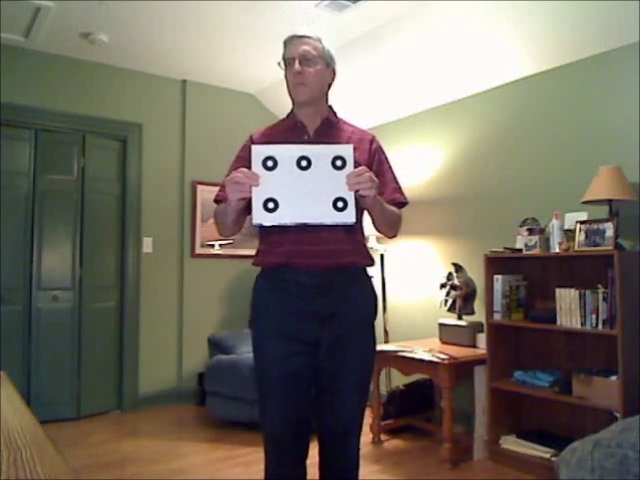
#> input picture frame 36 of fiveCCC.mp4, 640 x 480 px, given in place of fiveCCC.avi, which was not available
$ python HW2_Q4.py   (older library calls are emulated)
#> lines starting #> are read from the running program, lines starting #| are printed output that depends on the picture; after the words box and inside, x2 and y2 are one past the last pixel; in counts of white or black regions, pixels touching at a corner belong together; pictures that were not available may be replaced by others from this repository, and a replacement may not be noted
# S. Terrab - CSCI 507 Computer Vision - Fall 2020
# Homework 2 - Question 4

# The video ``fiveCCC.wmv" or ``fiveCCC.avi" shows a target composed of five concentric contrasting circle (CCC) features.
# Read and display each image of the video, and print the frame number on the displayed image.
# Write a program that finds the five CCCs in each image, and marks each one with a cross hair or rectangle.
# Create an output video of your results and post it on YouTube.


import cv2
import sys
import numpy as np


def main():
    # Reading  images from the video file
    video_capture = cv2.VideoCapture("fiveCCC.avi")     # Open video capture object
    #video_capture = cv2.VideoCapture(index=0)     # Open video capture object
    got_image, frame = video_capture.read()       # Make sure we can read video
#> frame is the input picture: shape (480, 640, 3); mean B, G, R 100, 111.6, 118.5
    if not got_image:
        print("Cannot read video source")
        sys.exit()

    fourcc = cv2.VideoWriter_fourcc('M', 'J', 'P', 'G')
    videoWriter = cv2.VideoWriter("HW2_Q4_video.avi", fourcc=fourcc, fps=30.0,
                                  frameSize=(np.shape(frame)[1], np.shape(frame)[0]))

    # Read/label images and mark CCCs until end of video is reached.
    frame_number = 0
    while True:
        got_image, frame = video_capture.read()
        if not got_image:
            break       # End of video; exit the while loop

        # Converting image to grayscale and then binary using threshold as defined in lecture
        gray_img = cv2.cvtColor(frame, cv2.COLOR_BGR2GRAY)
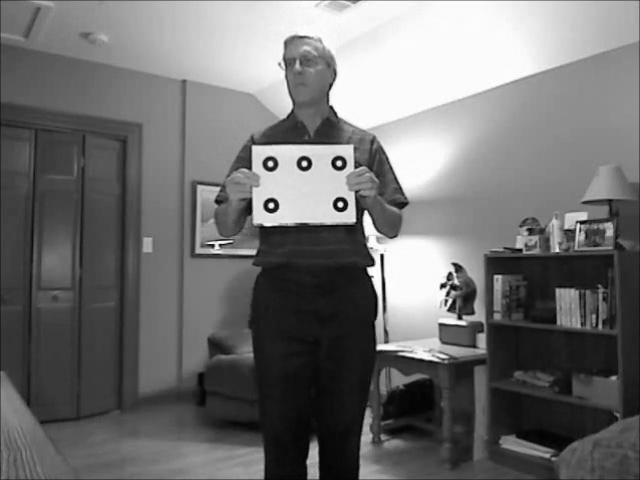
#> gray_img: shape (480, 640); min 1, max 255, mean 112.2
        _, binary_img = cv2.threshold(gray_img, thresh=127, maxval=255, type=cv2.THRESH_BINARY)
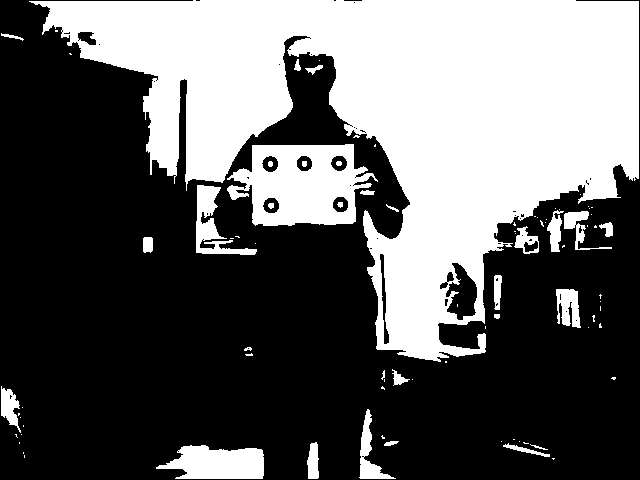
#> binary_img: shape (480, 640); 38.4% white; 86 white regions (55 under 20 px), largest, box (x1, y1, x2, y2) and area: (29, 0, 639, 362) 100769, (227, 144, 378, 226) 7936, (156, 445, 264, 479) 2711

        # Thresholding the image to limit the connected components to the CCCs
        ksize = 2
        kernel = cv2.getStructuringElement(cv2.MORPH_ELLIPSE, (ksize, ksize))
        binary_img = cv2.morphologyEx(binary_img, cv2.MORPH_CLOSE, kernel)
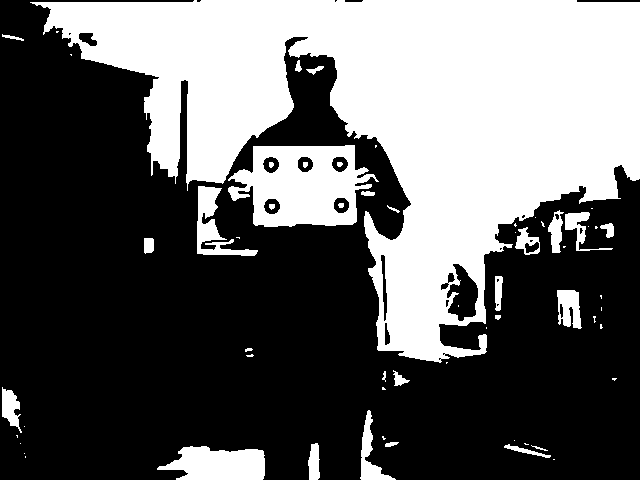
#> binary_img: shape (480, 640); 38.5% white; 62 white regions (31 under 20 px), largest, box (x1, y1, x2, y2) and area: (30, 0, 640, 363) 101151, (228, 145, 379, 227) 7937, (157, 446, 265, 480) 2737
        binary_img = cv2.morphologyEx(binary_img, cv2.MORPH_OPEN, kernel)
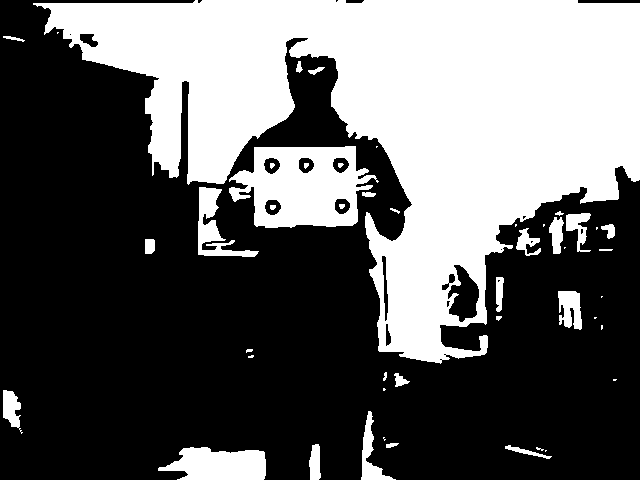
#> binary_img: shape (480, 640); 38.5% white; 47 white regions (15 under 20 px), largest, box (x1, y1, x2, y2) and area: (33, 0, 640, 364) 101250, (229, 146, 379, 228) 7935, (158, 447, 266, 480) 2674
        # cv2.imshow("Image after Opening and Closing", binary_img)

        # Find connected component labels and Centroids for all white blobs.
        num_white_labels, labels_white_img, stats_white, centroids_white = cv2.connectedComponentsWithStats(binary_img)
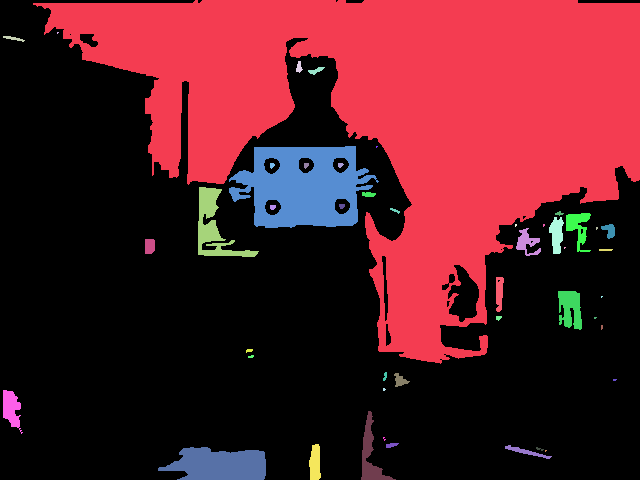
#> labels_white_img: shape (480, 640) int32; 48 distinct labels, from 0 to 47; one colour per label, 0 black
#> num_white_labels = 48; stats_white = 48 rows, first 6: [0, 0, 640, 480, 189025], [33, 0, 607, 364, 101250], [57, 32, 2, 2, 3], [3, 36, 22, 6, 57], [296, 61, 7, 12, 51], [308, 67, 17, 8, 64]; centroids_white = 48 pairs, first value 10.92 to 614.3, second value 32.33 to 464.4
        # labels_display = cv2.normalize(src=labels_white_img, dst=None, alpha=0, beta=255, norm_type=cv2.NORM_MINMAX, dtype=cv2.CV_8U)
        # cv2.imshow("White Components image", labels_display)
        # Find connected component labels for all black blobs.
        num_black_labels, labels_black_img, stats_black, centroids_black = cv2.connectedComponentsWithStats(cv2.bitwise_not(binary_img))
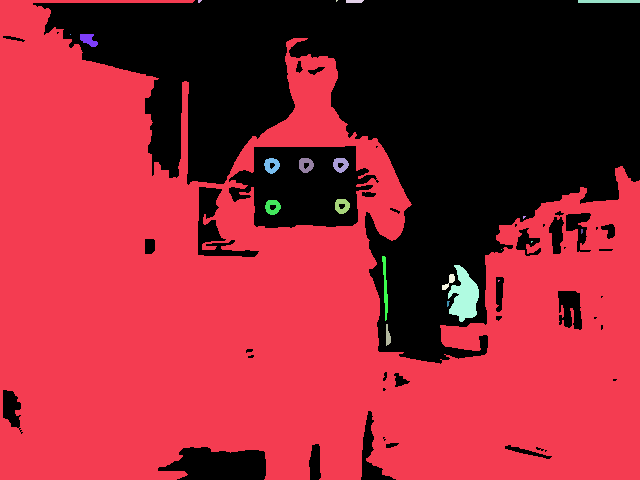
#> labels_black_img: shape (480, 640) int32; 23 distinct labels, from 0 to 22; one colour per label, 0 black
#> num_black_labels = 23; stats_black = 23 rows, first 6: [3, 0, 637, 480, 118175], [0, 0, 640, 480, 186358], [198, 0, 4, 3, 9], [336, 0, 2, 2, 3], [346, 0, 18, 3, 51], [578, 0, 62, 3, 186]; centroids_black = 23 rows, first 8: [388.1, 136.2], [274.9, 305.3], [199.1, 0.778], [336.3, 0.333], [354, 0.961], [608.5, 1], [70, 34], [88.16, 39.33]
        # labels_black_display = cv2.normalize(src=labels_black_img, dst=None, alpha=0, beta=255, norm_type=cv2.NORM_MINMAX,  dtype=cv2.CV_8U)
        # cv2.imshow("Black Components image", labels_black_display)

        # Checking which white centroids are within black centroids and drawing markers at CCCs
        count = 0
        tolerance = 1.3
        CCC_centroids = np.zeros((10,2))
        for i in range(num_black_labels):
            xc_b, yc_b = centroids_black[i]
            for j in range(num_white_labels):
                xc_w, yc_w = centroids_white[j]
                if np.absolute(xc_b-xc_w) < tolerance and np.absolute(yc_b-yc_w) < tolerance :
                    CCC_centroids[count, :] = np.array([xc_w, yc_w])
                    cv2.drawMarker(frame, position=(int(xc_w), int(yc_w)), color=(0, 0, 255),
                                   markerType=cv2.MARKER_CROSS)
                    count = count + 1
#> this loop made 23 passes
#> (xc_b, yc_b) on passes 1 to 12: (388.1, 136.2), (274.9, 305.3), (199.1, 0.778), (336.3, 0.333), (354, 0.961), (608.5, 1), (70, 34), (88.16, 39.33), (271.3, 165), (305.5, 164.6), (340.2, 164.3), (341.7, 205.6)
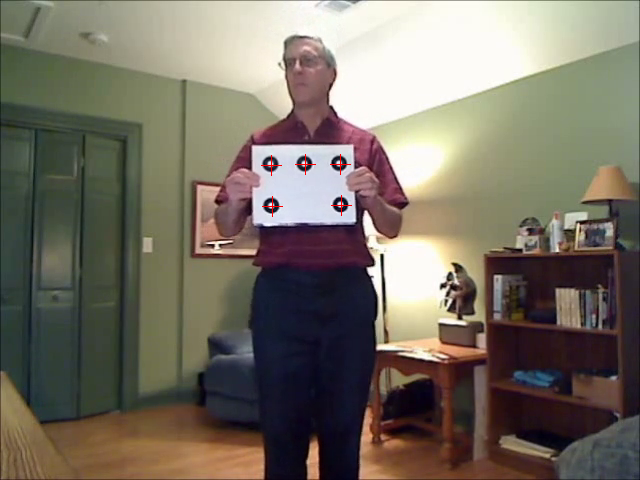
#> frame: shape (480, 640, 3); mean B, G, R 99.6, 111.5, 118.4
#> after the loop, CCC_centroids = [[271.6, 165], [305.7, 164.9], [340, 164.6], [341.4, 205.7], [272.3, 206.7], [0, 0], [0, 0], [0, 0], [0, 0], [0, 0]]; count = 5

        # Writing the Frame Number
        cv2.putText(frame, text=str(frame_number), org=(50, 50), fontFace=cv2.FONT_HERSHEY_SIMPLEX,
                        color=(255, 0, 0), fontScale=1.2)
#> frame: shape (480, 640, 3); 0.02% of pixels changed, all inside (x1, y1, x2, y2) = (54, 25, 71, 51)
        cv2.imshow("Video with marked CCCs", frame)

        frame_output = frame.copy()
        videoWriter.write(frame_output)

        # Wait for xx msec (0 = wait till keypress).
        key_pressed = cv2.waitKey(1) & 0xFF
#> (key q is pressed here)

        if key_pressed == 27 or key_pressed == ord('q'):
            break  # Quit on ESC or q

        frame_number = frame_number + 1

    videoWriter.release()

if __name__ == "__main__":
    main()

$ run again, starting later in the video
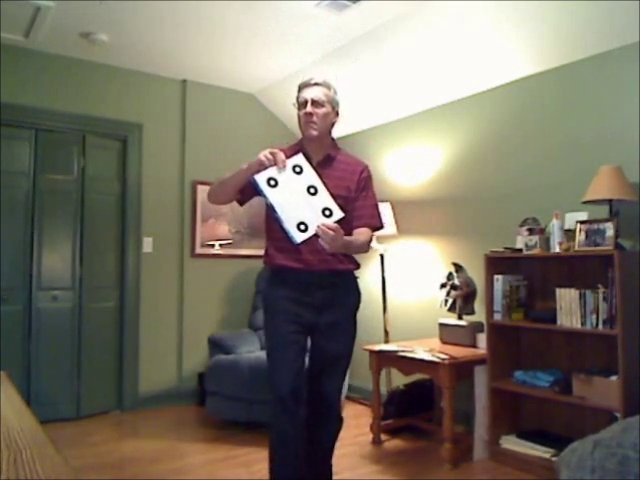
#> input picture frame 162 of fiveCCC.mp4, 640 x 480 px, given in place of fiveCCC.avi, which was not available
#> in main, frame is the input picture: shape (480, 640, 3); mean B, G, R 102.9, 116.1, 123.4
#> labels_white_img: shape (480, 640) int32; 49 distinct labels, from 0 to 48
#> num_white_labels = 49; stats_white = 49 rows, first 6: [0, 0, 640, 480, 181777], [33, 0, 607, 364, 114376], [4, 36, 20, 5, 47], [313, 126, 5, 4, 12], [311, 132, 8, 5, 30], [297, 169, 5, 5, 16]; centroids_white = 49 pairs, first value 10.85 to 614.3, second value 38.06 to 465.5
#> in main, `num_black_labels, labels_black_img, stats_black, centroids_black = cv2..`:
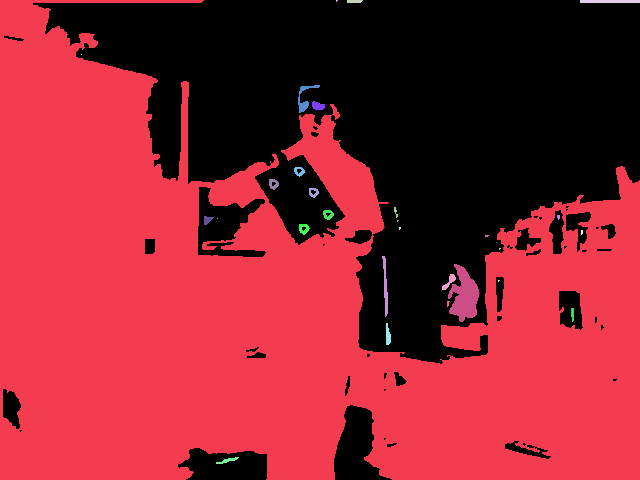
#> labels_black_img: shape (480, 640) int32; 31 distinct labels, from 0 to 30; one colour per label, 0 black
#> num_black_labels = 31; stats_black = 31 rows, first 6: [3, 0, 637, 480, 125423], [0, 0, 640, 480, 179294], [336, 0, 2, 2, 3], [347, 0, 16, 3, 45], [580, 0, 60, 3, 180], [81, 54, 1, 1, 1]; centroids_black = 31 pairs, first value 81 to 609.5, second value 0.333 to 460.1
#> the loop in main, `for i in range(num_black_labels):` made 31 passes
#> (xc_b, yc_b) on passes 1 to 8: (387.4, 140.6), (270.7, 308.7), (336.3, 0.333), (354, 0.956), (609.5, 1), (81, 54), (304.3, 97.82), (317.5, 105.5)
#> after the loop in main, `for i in range(num_black_labels):`:
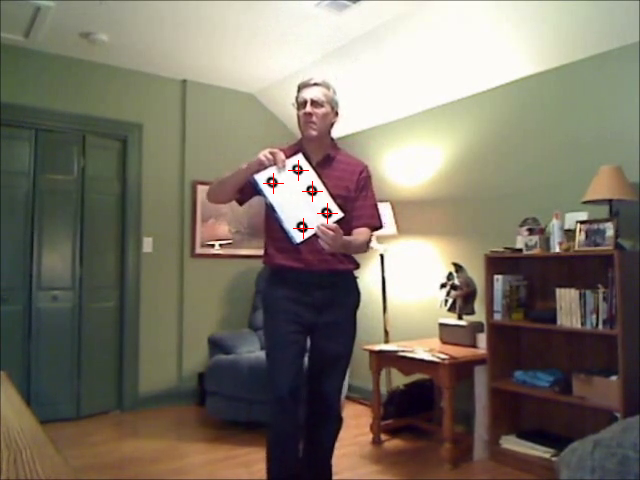
#> frame: shape (480, 640, 3); mean B, G, R 102.9, 116, 123.5
#> after the loop in main, `for i in range(num_black_labels):`: CCC_centroids = [[298.6, 170.4], [273.1, 183.3], [312.8, 191.6], [327.7, 213.9], [303.3, 228.1], [0, 0], [0, 0], [0, 0], [0, 0], [0, 0]]; count = 5

$ run again, starting later in the video
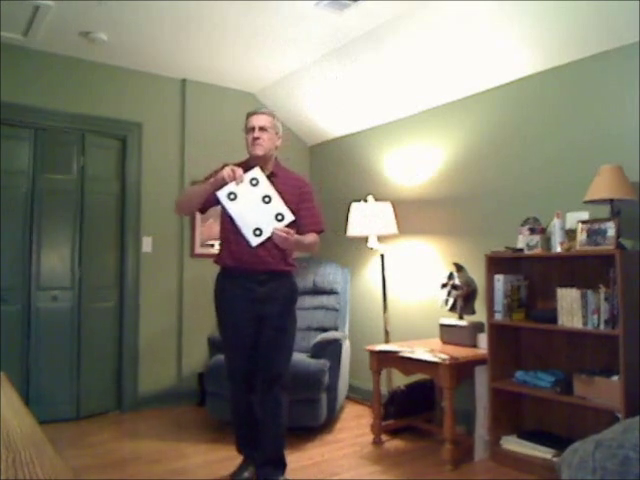
#> input picture frame 288 of fiveCCC.mp4, 640 x 480 px, given in place of fiveCCC.avi, which was not available
#> in main, frame is the input picture: shape (480, 640, 3); mean B, G, R 105.7, 119.9, 126
#> labels_white_img: shape (480, 640) int32; 28 distinct labels, from 0 to 27
#> num_white_labels = 28; stats_white = 28 rows, first 6: [0, 0, 640, 480, 175860], [38, 0, 602, 400, 119348], [3, 34, 19, 6, 48], [217, 168, 103, 80, 3633], [211, 182, 2, 2, 3], [266, 200, 4, 3, 9]; centroids_white = 28 pairs, first value 10.82 to 615.8, second value 36.52 to 472.9
#> in main, `num_black_labels, labels_black_img, stats_black, centroids_black = cv2..`:
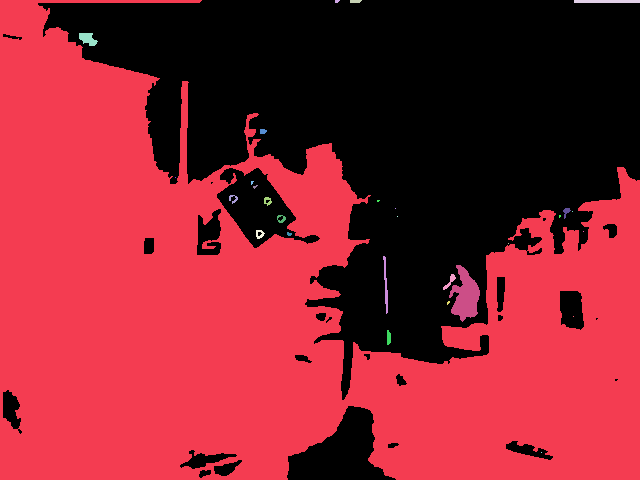
#> labels_black_img: shape (480, 640) int32; 30 distinct labels, from 0 to 29; one colour per label, 0 black
#> num_black_labels = 30; stats_black = 30 rows, first 6: [3, 0, 637, 480, 131340], [0, 0, 640, 480, 173891], [335, 0, 5, 3, 12], [350, 0, 12, 3, 33], [574, 0, 66, 3, 198], [79, 33, 19, 13, 161]; centroids_black = 30 pairs, first value 87.4 to 606.5, second value 0.833 to 452
#> the loop in main, `for i in range(num_black_labels):` made 30 passes
#> (xc_b, yc_b) on passes 1 to 8: (388.6, 146.4), (266.2, 310), (336.6, 0.833), (355, 0.939), (606.5, 1), (87.4, 38.43), (262.6, 131), (175, 177)
#> after the loop in main, `for i in range(num_black_labels):`:
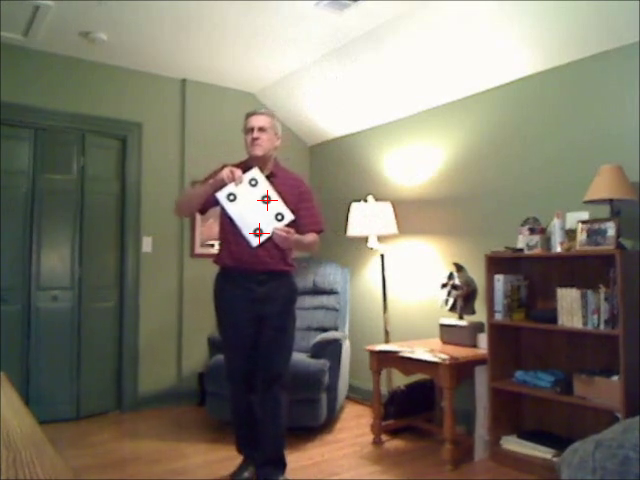
#> frame: shape (480, 640, 3); mean B, G, R 105.8, 119.8, 126.1
#> after the loop in main, `for i in range(num_black_labels):`: CCC_centroids = [[267.1, 200.8], [259.1, 233.3], [0, 0], [0, 0], [0, 0], [0, 0], [0, 0], [0, 0], [0, 0], [0, 0]]; count = 2
